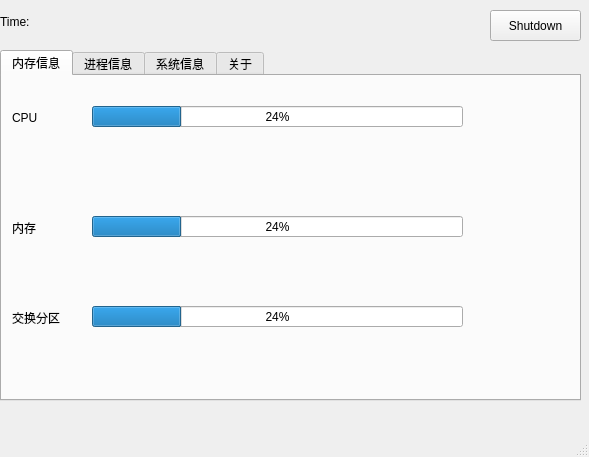
<?xml version="1.0" encoding="UTF-8"?>
<ui version="4.0">
 <class>MainWindow</class>
 <widget class="QMainWindow" name="MainWindow">
  <property name="geometry">
   <rect>
    <x>0</x>
    <y>0</y>
    <width>589</width>
    <height>457</height>
   </rect>
  </property>
  <property name="windowTitle">
   <string>MainWindow</string>
  </property>
  <widget class="QWidget" name="centralwidget">
   <widget class="QTabWidget" name="tabWidget_INFO">
    <property name="geometry">
     <rect>
      <x>0</x>
      <y>50</y>
      <width>581</width>
      <height>351</height>
     </rect>
    </property>
    <property name="currentIndex">
     <number>0</number>
    </property>
    <widget class="QWidget" name="tab">
     <attribute name="title">
      <string>内存信息</string>
     </attribute>
     <widget class="QLabel" name="label_RAM_Used">
      <property name="geometry">
       <rect>
        <x>90</x>
        <y>170</y>
        <width>68</width>
        <height>23</height>
       </rect>
      </property>
      <property name="text">
       <string/>
      </property>
     </widget>
     <widget class="QProgressBar" name="progressBar_CPU">
      <property name="geometry">
       <rect>
        <x>90</x>
        <y>30</y>
        <width>371</width>
        <height>21</height>
       </rect>
      </property>
      <property name="value">
       <number>24</number>
      </property>
     </widget>
     <widget class="QProgressBar" name="progressBar_RAM">
      <property name="geometry">
       <rect>
        <x>90</x>
        <y>140</y>
        <width>371</width>
        <height>21</height>
       </rect>
      </property>
      <property name="value">
       <number>24</number>
      </property>
     </widget>
     <widget class="QProgressBar" name="progressBar_SWAP">
      <property name="geometry">
       <rect>
        <x>90</x>
        <y>230</y>
        <width>371</width>
        <height>21</height>
       </rect>
      </property>
      <property name="value">
       <number>24</number>
      </property>
     </widget>
     <widget class="QLabel" name="label_RAM_Free">
      <property name="geometry">
       <rect>
        <x>240</x>
        <y>170</y>
        <width>68</width>
        <height>23</height>
       </rect>
      </property>
      <property name="text">
       <string/>
      </property>
     </widget>
     <widget class="QLabel" name="label_RAM_Total">
      <property name="geometry">
       <rect>
        <x>390</x>
        <y>170</y>
        <width>68</width>
        <height>23</height>
       </rect>
      </property>
      <property name="text">
       <string/>
      </property>
     </widget>
     <widget class="QLabel" name="label_SWAP_Used">
      <property name="geometry">
       <rect>
        <x>90</x>
        <y>270</y>
        <width>68</width>
        <height>23</height>
       </rect>
      </property>
      <property name="text">
       <string/>
      </property>
     </widget>
     <widget class="QLabel" name="label_SWAP_Free">
      <property name="geometry">
       <rect>
        <x>240</x>
        <y>270</y>
        <width>68</width>
        <height>23</height>
       </rect>
      </property>
      <property name="text">
       <string/>
      </property>
     </widget>
     <widget class="QLabel" name="label_SWAP_Total">
      <property name="geometry">
       <rect>
        <x>390</x>
        <y>270</y>
        <width>68</width>
        <height>23</height>
       </rect>
      </property>
      <property name="text">
       <string/>
      </property>
     </widget>
     <widget class="QLabel" name="label">
      <property name="geometry">
       <rect>
        <x>10</x>
        <y>30</y>
        <width>68</width>
        <height>23</height>
       </rect>
      </property>
      <property name="text">
       <string>CPU</string>
      </property>
     </widget>
     <widget class="QLabel" name="label_2">
      <property name="geometry">
       <rect>
        <x>10</x>
        <y>140</y>
        <width>68</width>
        <height>23</height>
       </rect>
      </property>
      <property name="text">
       <string>内存</string>
      </property>
     </widget>
     <widget class="QLabel" name="label_3">
      <property name="geometry">
       <rect>
        <x>10</x>
        <y>230</y>
        <width>68</width>
        <height>23</height>
       </rect>
      </property>
      <property name="text">
       <string>交换分区</string>
      </property>
     </widget>
    </widget>
    <widget class="QWidget" name="tab_3">
     <attribute name="title">
      <string>进程信息</string>
     </attribute>
     <widget class="QListWidget" name="ListWidget_process">
      <property name="geometry">
       <rect>
        <x>0</x>
        <y>0</y>
        <width>581</width>
        <height>271</height>
       </rect>
      </property>
     </widget>
     <widget class="QPushButton" name="CreateButton">
      <property name="geometry">
       <rect>
        <x>50</x>
        <y>280</y>
        <width>91</width>
        <height>31</height>
       </rect>
      </property>
      <property name="text">
       <string>Create</string>
      </property>
     </widget>
     <widget class="QPushButton" name="KillButton">
      <property name="geometry">
       <rect>
        <x>420</x>
        <y>280</y>
        <width>91</width>
        <height>31</height>
       </rect>
      </property>
      <property name="text">
       <string>Kill</string>
      </property>
     </widget>
    </widget>
    <widget class="QWidget" name="tab_2">
     <attribute name="title">
      <string>系统信息</string>
     </attribute>
     <widget class="QLabel" name="label_4">
      <property name="geometry">
       <rect>
        <x>20</x>
        <y>20</y>
        <width>68</width>
        <height>23</height>
       </rect>
      </property>
      <property name="text">
       <string>主机名</string>
      </property>
     </widget>
     <widget class="QLabel" name="label_5">
      <property name="geometry">
       <rect>
        <x>20</x>
        <y>60</y>
        <width>101</width>
        <height>21</height>
       </rect>
      </property>
      <property name="text">
       <string>系统启动时间</string>
      </property>
     </widget>
     <widget class="QLabel" name="label_6">
      <property name="geometry">
       <rect>
        <x>20</x>
        <y>100</y>
        <width>91</width>
        <height>23</height>
       </rect>
      </property>
      <property name="text">
       <string>系统执行时间</string>
      </property>
     </widget>
     <widget class="QLabel" name="label_7">
      <property name="geometry">
       <rect>
        <x>20</x>
        <y>140</y>
        <width>81</width>
        <height>23</height>
       </rect>
      </property>
      <property name="text">
       <string>系统版本号</string>
      </property>
     </widget>
     <widget class="QLabel" name="label_8">
      <property name="geometry">
       <rect>
        <x>20</x>
        <y>180</y>
        <width>68</width>
        <height>23</height>
       </rect>
      </property>
      <property name="text">
       <string>CPU型号</string>
      </property>
     </widget>
     <widget class="QLabel" name="label_9">
      <property name="geometry">
       <rect>
        <x>20</x>
        <y>220</y>
        <width>68</width>
        <height>23</height>
       </rect>
      </property>
      <property name="text">
       <string>CPU主频</string>
      </property>
     </widget>
     <widget class="QLabel" name="label_hostname">
      <property name="geometry">
       <rect>
        <x>200</x>
        <y>20</y>
        <width>301</width>
        <height>23</height>
       </rect>
      </property>
      <property name="text">
       <string/>
      </property>
     </widget>
     <widget class="QLabel" name="label_boottime">
      <property name="geometry">
       <rect>
        <x>200</x>
        <y>60</y>
        <width>331</width>
        <height>23</height>
       </rect>
      </property>
      <property name="text">
       <string/>
      </property>
     </widget>
     <widget class="QLabel" name="label_runtime">
      <property name="geometry">
       <rect>
        <x>200</x>
        <y>100</y>
        <width>331</width>
        <height>23</height>
       </rect>
      </property>
      <property name="text">
       <string/>
      </property>
     </widget>
     <widget class="QLabel" name="label_System_type">
      <property name="geometry">
       <rect>
        <x>200</x>
        <y>140</y>
        <width>341</width>
        <height>23</height>
       </rect>
      </property>
      <property name="text">
       <string/>
      </property>
     </widget>
     <widget class="QLabel" name="label_CPU_type">
      <property name="geometry">
       <rect>
        <x>200</x>
        <y>180</y>
        <width>361</width>
        <height>23</height>
       </rect>
      </property>
      <property name="text">
       <string/>
      </property>
     </widget>
     <widget class="QLabel" name="label_CPU_frq">
      <property name="geometry">
       <rect>
        <x>200</x>
        <y>220</y>
        <width>351</width>
        <height>23</height>
       </rect>
      </property>
      <property name="text">
       <string/>
      </property>
     </widget>
    </widget>
    <widget class="QWidget" name="tab_4">
     <attribute name="title">
      <string>关于</string>
     </attribute>
     <widget class="QLabel" name="label_10">
      <property name="geometry">
       <rect>
        <x>20</x>
        <y>20</y>
        <width>68</width>
        <height>23</height>
       </rect>
      </property>
      <property name="text">
       <string>Name</string>
      </property>
     </widget>
     <widget class="QLabel" name="label_11">
      <property name="geometry">
       <rect>
        <x>20</x>
        <y>60</y>
        <width>68</width>
        <height>23</height>
       </rect>
      </property>
      <property name="text">
       <string>Email</string>
      </property>
     </widget>
     <widget class="QLabel" name="label_12">
      <property name="geometry">
       <rect>
        <x>20</x>
        <y>100</y>
        <width>68</width>
        <height>23</height>
       </rect>
      </property>
      <property name="text">
       <string>School</string>
      </property>
     </widget>
     <widget class="QLabel" name="label_13">
      <property name="geometry">
       <rect>
        <x>20</x>
        <y>140</y>
        <width>68</width>
        <height>23</height>
       </rect>
      </property>
      <property name="text">
       <string>Tel</string>
      </property>
     </widget>
     <widget class="QLabel" name="label_14">
      <property name="geometry">
       <rect>
        <x>200</x>
        <y>20</y>
        <width>68</width>
        <height>23</height>
       </rect>
      </property>
      <property name="text">
       <string>LiuMei</string>
      </property>
     </widget>
     <widget class="QLabel" name="label_15">
      <property name="geometry">
       <rect>
        <x>200</x>
        <y>60</y>
        <width>151</width>
        <height>23</height>
       </rect>
      </property>
      <property name="text">
       <string>1527796339@qq.com</string>
      </property>
     </widget>
     <widget class="QLabel" name="label_16">
      <property name="geometry">
       <rect>
        <x>200</x>
        <y>100</y>
        <width>68</width>
        <height>23</height>
       </rect>
      </property>
      <property name="text">
       <string>Hust</string>
      </property>
     </widget>
     <widget class="QLabel" name="label_17">
      <property name="geometry">
       <rect>
        <x>200</x>
        <y>140</y>
        <width>101</width>
        <height>23</height>
       </rect>
      </property>
      <property name="text">
       <string>15673827636</string>
      </property>
     </widget>
    </widget>
   </widget>
   <widget class="QLabel" name="label_18">
    <property name="geometry">
     <rect>
      <x>0</x>
      <y>10</y>
      <width>68</width>
      <height>23</height>
     </rect>
    </property>
    <property name="text">
     <string>Time:</string>
    </property>
   </widget>
   <widget class="QLabel" name="label_time">
    <property name="geometry">
     <rect>
      <x>80</x>
      <y>10</y>
      <width>261</width>
      <height>23</height>
     </rect>
    </property>
    <property name="text">
     <string/>
    </property>
   </widget>
   <widget class="QPushButton" name="pushButton_shutdown">
    <property name="geometry">
     <rect>
      <x>490</x>
      <y>10</y>
      <width>91</width>
      <height>31</height>
     </rect>
    </property>
    <property name="text">
     <string>Shutdown</string>
    </property>
   </widget>
  </widget>
  <widget class="QMenuBar" name="menubar">
   <property name="geometry">
    <rect>
     <x>0</x>
     <y>0</y>
     <width>589</width>
     <height>28</height>
    </rect>
   </property>
  </widget>
  <widget class="QStatusBar" name="statusbar"/>
 </widget>
 <resources/>
 <connections/>
</ui>
